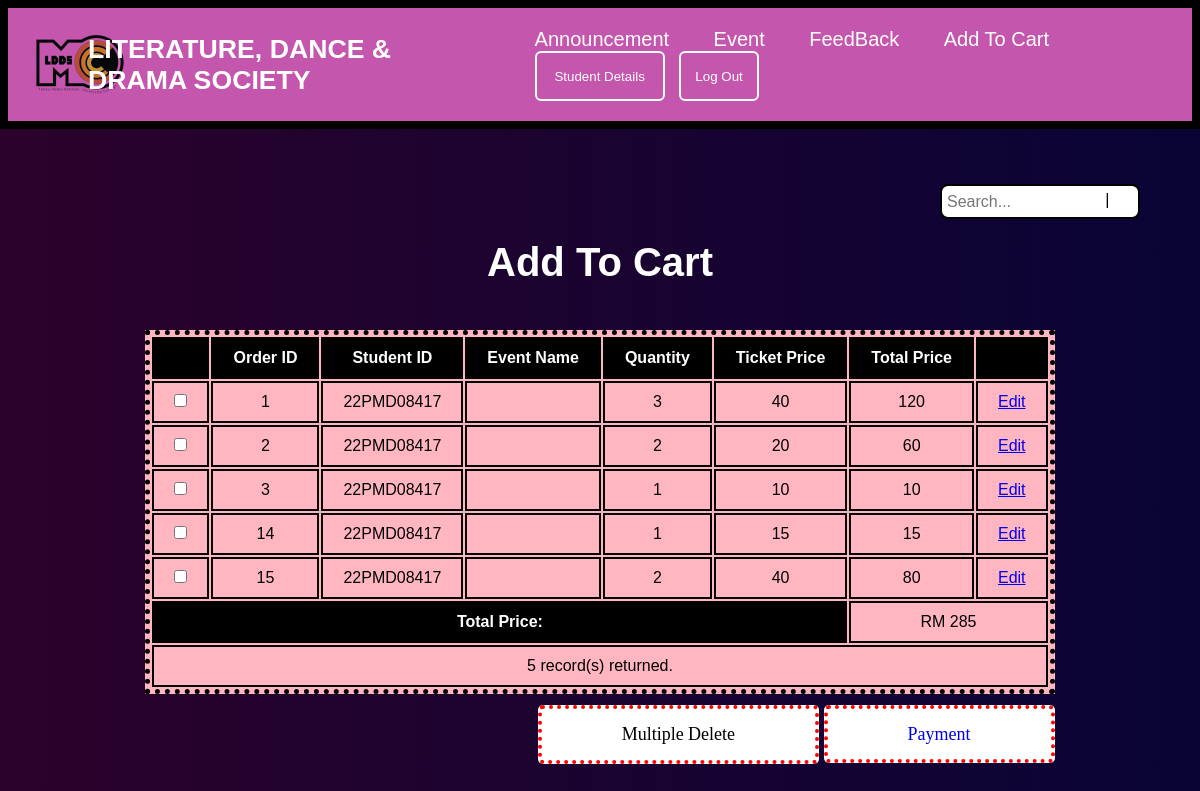
/orderhistory.php (signed in), run on the app's committed database.
### tables this page shows
CREATE TABLE `order_detail` (
  `OrderID` int(11) NOT NULL,
  `StudentID` char(10) NOT NULL,
  `EventName` varchar(30) NOT NULL,
  `buyQuantity` int(11) NOT NULL,
  `TicketPrice` int(11) NOT NULL,
  `TotalPrice` int(11) NOT NULL
);

### orderhistory.php (the view, shortened to what this page needs)
<!DOCTYPE html>
<html>
    <head>
        <link href="historystyle.css" rel="stylesheet" type="text/css"/>
    </head>
    <body>
        <?php
        include'./header.php';
        ?>
        <?php
            $header1 = array(
          'OrderID' => 'Order ID',
          'StudentID' => 'Student ID',
          'EventName' => 'Event Name',
          'buyQuantity' => 'Quantity',
          'TicketPrice' => 'Ticket Price',
          'TotalPrice' => 'Total Price'
            );
            global $sort, $order;
            if (isset($_GET['sort']) && isset($_GET['order'])){
            $sort = (array_key_exists($_GET['sort'], $header)?
              $_GET['sort']:'OrderID');
            $order = ($_GET['order']=='DESC')? 'DESC':'ASC';
            }else{
                $sort="OrderID";
            }
            ?>
        <div class="searchbar">
            <input type="text" name="searchbar" value="" placeholder="Search..." />
            <span class="searchline">|</span>
            <button type="submit"><ion-icon name="search-outline"></ion-icon></button>
        </div>
        <div class="history">
            <h1><ion-icon name="book"></ion-icon>Add To Cart<ion-icon name="book"></ion-icon></h1>
            <form action="" method="POST">
            <table class="htable" border="1">
                 <tr>
                    <th>&nbsp;</th>
                    <?php
                    foreach($header1 as $key=>$value){
                        if($key==$sort){
                            printf('<th>
                                    %s
                                    </th>',$value);
                        }else{
                            printf('<th>
                                    %s
                                    </th>',$value);
                        }
                    }
                    ?>
                    <th>&nbsp;</th>
                </tr>
                <?php
                $con=new mysqli(DB_HOST,DB_USER,DB_PASS,DB_NAME,DB_PORT);
                $studentid = $_SESSION['Student_ID'];
                $sql="SELECT * FROM order_detail WHERE StudentID = '$studentid'";
            if($result =$con->query($sql)){
    $totalPriceSum = 0;
    while($record = $result->fetch_object()){
        printf("<tr>
                <td><input type='checkbox' name='checked[]' value='%s'/></td>
                <td>%s</td>
                <td>%s</td>
                <td>%s</td>
                <td>%s</td>
                <td>%s</td>
                <td>%d</td>
                <td><a href='editorder.php?orderid=%s'>Edit</a></td>
                </tr>",$record->OrderID,
                        $record->OrderID,
                        $record->StudentID,
                        $record->EventName,
                        $record->buyQuantity,
                        $record->TicketPrice,
                        $record->TotalPrice,
                        $record->OrderID);
        $totalPriceSum += $record->TotalPrice;
    }
    printf("<tr><th colspan='6'>Total Price:</th><td colspan='2'>RM %d</td></tr>",$totalPriceSum);
    printf("<tr><td colspan='8'>%d record(s) returned.</td></tr>",$result->num_rows);
}
                ?>
            </table>
                <div class="twobutton">
                <input type="submit" value="Multiple Delete" name="btnDelete" onclick="return confirm('This will delete all of the Order that you selected. Are you sure you want to delete?')"/>
                <a href="Payment.php" class="btnpayment" id="payment" name="btnpayment">Payment</a>
                </div>
            </form>
        </div>
    </body>
</html>

### historystyle.css (style rules this page uses)
* { margin:0; padding:0; box-sizing:border-box; font-family: 'Poppins', sans-serif; }
body { display:flex; justify-content:center; align-items: center; min-height:100vh; background:linear-gradient(to right,#2b022b,#090436); }
.searchbar { position: fixed; top:23%; right:5%; width:200px; height:35px; background:#fff; border:2px solid #000; border-radius: 8px; display:flex; align-items: center; }
.searchbar input { width:100%; padding-left: 5px; background:transparent; border:none; outline:none; font-size:16px; color:#000; }
.searchbar .searchline { margin-top:-3px; margin-left:2px; }
.searchbar button { width:35px; height:35px; background:transparent; border:none; outline:none; }
.history { display:flex; flex-direction: column; position:absolute; top:30%; }
.history h1 { font-size:40px; text-align: center; margin-bottom:5%; color:#fff; }
.htable { border: 5px dotted black; background:lightpink; }
.htable th,td { border: 2px solid black; padding:10px 20px 10px 20px; text-align:center; }
.htable th { background:#000; color:#fff; }
input[type="submit"] { margin-top:2%; background:#fff; font-size:18px; padding:15px 80px 15px 80px; font-family:Georgia, Arial and Helvetica; border:4px dotted red; outline:none; border-radius: 5px; }
.btnpayment { margin-top:2%; background:#fff; font-size:18px; padding:15px 80px 15px 80px; font-family:Georgia, Arial and Helvetica; border:4px dotted red; outline:none; border-radius: 5px; text-decoration: none; }
.twobutton { float:right; }

### data on the page
order_detail: OrderID "1", StudentID "22PMD08417", buyQuantity "3", TicketPrice "40", TotalPrice "120"
order_detail: OrderID "2", StudentID "22PMD08417", buyQuantity "2", TicketPrice "20", TotalPrice "60"
order_detail: OrderID "3", StudentID "22PMD08417", buyQuantity "1", TicketPrice "10", TotalPrice "10"
order_detail: OrderID "14", StudentID "22PMD08417", buyQuantity "1", TicketPrice "15", TotalPrice "15"
order_detail: OrderID "15", StudentID "22PMD08417", buyQuantity "2", TicketPrice "40", TotalPrice "80"

### other printed values
$value "Order ID"
$value "Student ID"
$value "Event Name"
$value "Quantity"
$value "Ticket Price"
$value "Total Price"
$totalPriceSum "285"
$result->num_rows "5"
